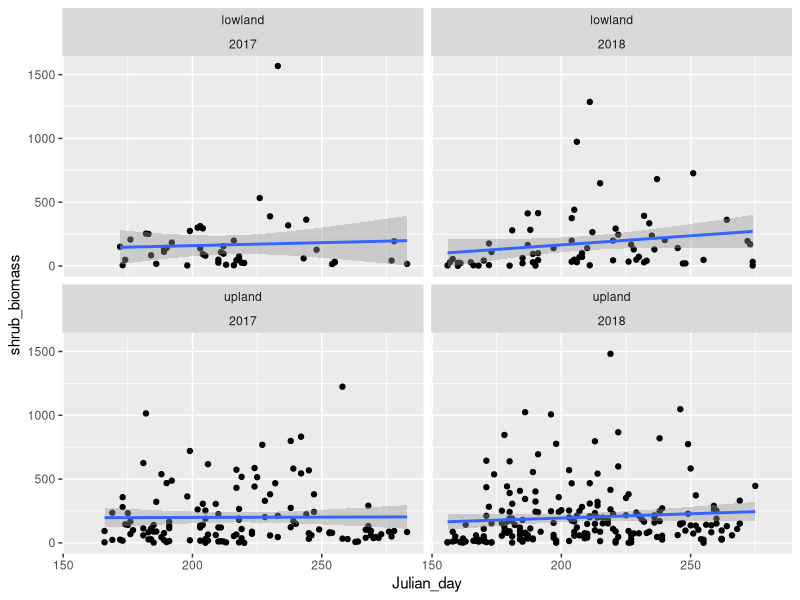
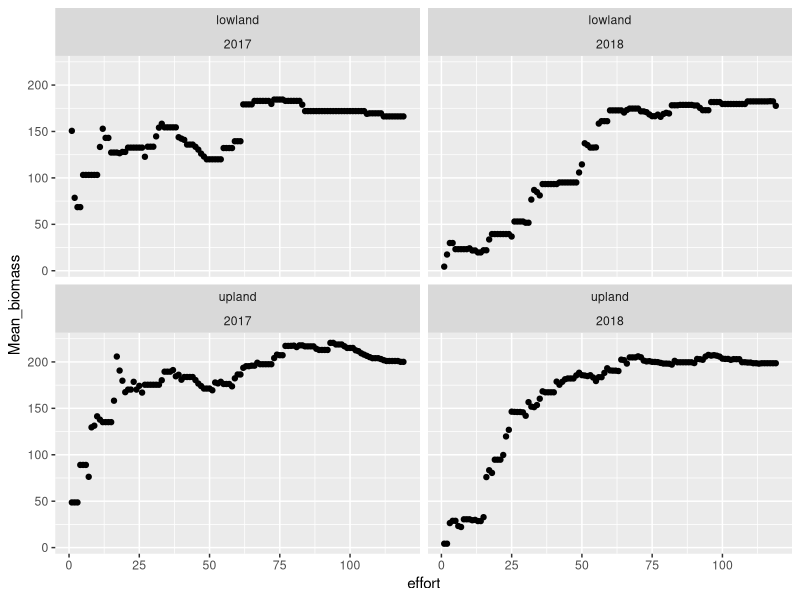

Here is the R script that generated these plots, in order:
#script for workshop on functions. How to write a function, run it with data.table, and lapply
#author: Juliana Balluffi-Fry

library(data.table)
library(ggplot2)


#read in fake feeding trial data
ft <- fread("Input/feeding_trials_workshop.csv")

#load in plant biomass data
bio <- fread("Input/biomass.csv")

#load in fake foraging data
forage <- fread("Input/foraging_data.csv")



# Basic function synthesis ------------------------------------------------

#we need to calculate the total intake during feeding trials (start_1 - end_1) + (start2 - end_2)
ft[, intake := (Start_1 - End_1) + (Start_2 - End_2)]

#lets use this as an example for building a basic function

#name your function something logical, action focused
#regular parantheses house the arguments
#the curly brackets house the actions
sumtrials <- function (s1, s2, e1, e2){
  day1 <- s1 - e1 #the lines inside the action part of the function stay in the function
  day2 <- e1 - e2 #nothing that gets assigned a name here will save to the global env
  sum <- day1 + day2
  return(sum) #the only things that make it out of the functions are thing you return
}
#when you run this function it will save in your environment

###now lets use the function
#by running just the function and not assigning it, we just return numbers
sumtrials(s1 = ft$Start_1, s2 = ft$Start_2, e1 = ft$End_1, e2 = ft$End_2)

#now we can use the function to make a new column using base R
ft$intake <- sumtrials(s1 = ft$Start_1, s2 = ft$Start_2, e1 = ft$End_1, e2 = ft$End_2)

#if we use data.table to run the function we no longer need to use the $ for each argument
ft[, intake := sumtrials(Start_1, Start_2, End_1, End_2)]



# Switch to biomass data: run function with data.table --------------------

#what if I want to investigate trends within each year and/or age class? 
#to visualize this lets use facet wrap
ggplot(bio)+
  geom_point(aes(x = Julian_day, y = shrub_biomass))+
  geom_smooth(aes(x = Julian_day, y = shrub_biomass), method = "lm")+
  facet_wrap(~drainage_class + year) 
#facet wrap is an easy way to split ggplots by a factor or multiple factors

#remember: a major strength in data.table is the "run-by" argument
bio[, mean(shrub_biomass), by = .(year, drainage_class)]
bio[, period := max(Julian_day) - min(Julian_day), by = .(year, drainage_class)]

#maybe we are tired of writing out these by's all the time
bygroups <- c("year", "drainage_class")

#Now you can change one line to get new groupings throughout code 
bio[, min_biom := min(shrub_biomass), by = bygroups]

#lets use these categories as an example of what we could run a function by within a datatable
#goal: to calculate growth rate, via shrub biomass, in 
#we create a function that calculates rate of change of shrub biomass 

#how do basic linear models work? 
mod <- lm(bio$shrub_biomass ~ bio$Julian_day)
coef(mod)["bio$Julian_day"] #this pulls out the slope of julian day

#function here makes a model with two variables and extracts the slope of x var
get_slope <- function(x, y){
  model <- lm(y ~ x)
  slope <- coef(model)["x"]
  return(slope)
}

#lets try the model with base R syntax
get_slope(y = bio$shrub_biomass, x = bio$Julian_day)

#now run the function by the bygroups
bio[, growthrate := get_slope(x = Julian_day, y = shrub_biomass), by = bygroups]



# What if DT is an argument, how do you run the function within a data.frame --------
# sometimes we write functions that are dependent on functions that have data.frame as an argument

# the handy Data.table tool ".SD" and ".SDcols" can help
# .SD stands for subset 

bio[, .SD] #returns full data.frame

bio[shrub_biomass > 300] #this is how you normally subset rows

bio[, .SD, .SDcols = c("date", "year", "shrub_biomass")] #returns subset of columns

# say this is the action we want to run by group
bio[shrub_biomass > 300, mean(shrub_biomass)]
# obviously we could just add the by's to that statement 
# but let's write a function that does this to learn .sD

max_growth <- function(DT, var, num) {
  dat <- DT[var > num] #subset
  return(dat[, mean(var)]) #calculate mean of that subet
}

# lets test the function with base R
max_growth(DT = bio, var = bio$shrub_biomass, num = 300)

# lets run the function by our groups
# to assign a data.table to the DT argument within a data.table
# we assign .SD to DT. This tells the function to use your bygroup for DT
bio[, max_growth(DT = .SD, var = shrub_biomass, num = 300), by = bygroups]



# lapply ------------------------------------------------------------------

#lapply is used to run a function on a list of objects. It's fairly versatile

#this is especially useful for when you have multiple files to read in, for example
#  one file per individual, or year, or any other sample unit

#let's first make a list
#to use the split function you need a factor (drainage class)
biolist <- split(bio, bio$drainage_class)
class(biolist) #you can see this is classed as a list

#how many rows are in the second object?
nrow(biolist[[2]])

#collect number of rows for each class
lapply(biolist, nrow)

#run a function that sums biomass in each object
# this isn't universal but the function can't have arguments other than the objects of the list 
lapply(biolist, function(x)
{x[, sum(shrub_biomass)]})



# how to use lapply to collect files --------------------------------------
# do this when you have multiple files that you want to read in at once
# code reads in all data for the teaching R project so it doesnt make much sense

#create file path to all csv files in the input folder
files <- dir("Input/", "*.csv", full.names = TRUE)

#fread the list of files using lapply
ls.files<-lapply(files, fread)

#rbind the list of files, create an idcol that will keep the file name (if needed)
#origin col has number at first, based on the number of the file in the list
fulldata <- rbindlist(ls.files, fill = TRUE, use.names = TRUE, idcol = 'origin')

#now re-assign the origin column the file names
fulldata[, origin := factor(origin, labels = basename(files))]



# how we can use lapply and data.table together to investigate effect of sample size  -----------------------
# lets say we want to test how different lengths of time affect biomass averages

#first, lets calculate the total length of the study season by year and drainage class
bio[, daycount := Julian_day - min(Julian_day), by = bygroups]

#make a list of sample efforts, from day one to the length of the longest time frame
effort <- c(1: max(bio$daycount))

#use lapply on the list, effort, to run a custom function
# on any data where day count is less than the effort (n), calculate mean
sampleeffort <- lapply(effort, function(n){ #n represents the list of efforts we made
  bio[daycount < n, mean(shrub_biomass), by = bygroups] #calculate mean shrub biomass
})

#rbindlist and create an idcolumn called effort where n is pasted 
timeeffect <- rbindlist(sampleeffort, idcol = "effort")
setnames(timeeffect, "V1", "Mean_biomass")

#now ggplot this new dervied data and you can see the trend in avg biomass over sample time
ggplot(timeeffect)+
  geom_point(aes(x = effort, y = Mean_biomass))+
  facet_wrap(~ drainage_class + year)
  